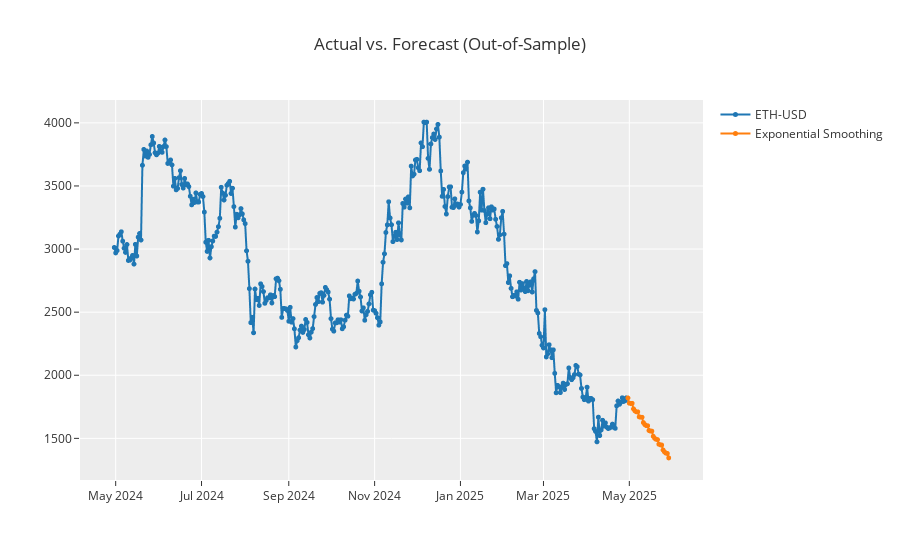

The notebook cell saved with this chart:
### Code cell
exp = create_model('exp_smooth')
tuned_exp = tune_model(exp)
final_exp = finalize_model(tuned_exp)
exp_predictions = predict_model(final_exp)
plot_model(final_exp, plot='forecast')

### Figure 1 — Plotly figure (JSON) as saved in the notebook; plotly's stock layout.template omitted (floating-point values rounded to 4 significant figures; data arrays with more than 128 entries replaced by an {"elided": "..."} marker saying what was removed)
{"data": [{"line": {"color": "rgb(31, 119, 180)", "width": 2}, "marker": {"color": "rgb(31, 119, 180)", "size": 5}, "mode": "lines+markers", "name": "ETH-USD", "type": "scattergl", "x": {"elided": "395 str values"}, "xaxis": "x", "y": {"elided": "395 float values"}, "yaxis": "y"}, {"line": {"color": "rgb(255, 127, 14)", "width": 2}, "marker": {"color": "rgb(255, 127, 14)", "size": 5}, "mode": "lines+markers", "name": "Exponential Smoothing", "type": "scattergl", "x": {"elided": "395 str values"}, "xaxis": "x", "y": {"elided": "395 float values"}, "yaxis": "y"}], "layout": {"showlegend": true, "title": {"text": "Actual vs. Forecast (Out-of-Sample)"}, "xaxis": {"anchor": "y", "domain": [0, 1]}, "yaxis": {"anchor": "x", "domain": [0, 1]}}}
